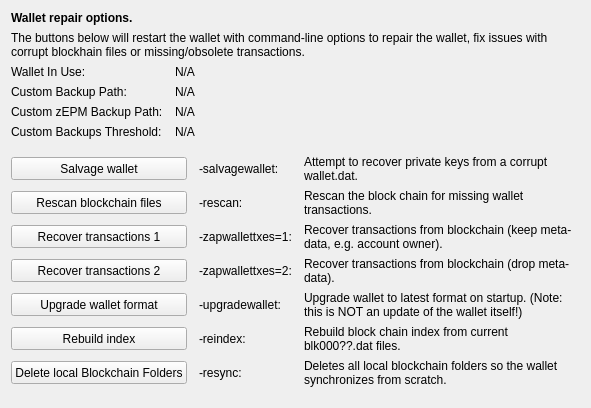
     <widget class="QWidget" name="tab_repair">
      <attribute name="title">
       <string>&amp;Wallet Repair</string>
      </attribute>
      <layout class="QGridLayout" name="gridLayout_4" columnstretch="0,0,0,0">
       <property name="horizontalSpacing">
        <number>12</number>
       </property>
       <item row="0" column="0" colspan="4">
        <widget class="QLabel" name="label_repair_header">
         <property name="font">
          <font>
           <weight>75</weight>
           <bold>true</bold>
          </font>
         </property>
         <property name="text">
          <string>Wallet repair options.</string>
         </property>
        </widget>
       </item>
       <item row="1" column="0" colspan="4">
        <widget class="QLabel" name="label_repair_helptext">
         <property name="font">
          <font>
           <weight>50</weight>
           <bold>false</bold>
          </font>
         </property>
         <property name="text">
          <string>The buttons below will restart the wallet with command-line options to repair the wallet, fix issues with corrupt blockhain files or missing/obsolete transactions.</string>
         </property>
         <property name="wordWrap">
          <bool>true</bool>
         </property>
        </widget>
       </item>
       <item row="2" column="0">
        <widget class="QLabel" name="wallet_path_label">
         <property name="text">
          <string>Wallet In Use:</string>
         </property>
        </widget>
       </item>
       <item row="2" column="1" colspan="3">
        <widget class="QLabel" name="wallet_path">
         <property name="cursor">
          <cursorShape>IBeamCursor</cursorShape>
         </property>
         <property name="text">
          <string>N/A</string>
         </property>
         <property name="textFormat">
          <enum>Qt::PlainText</enum>
         </property>
         <property name="textInteractionFlags">
          <set>Qt::LinksAccessibleByMouse|Qt::TextSelectableByKeyboard|Qt::TextSelectableByMouse</set>
         </property>
        </widget>
       </item>
       <item row="3" column="0">
        <widget class="QLabel" name="wallet_custombackuppath_label">
         <property name="visible">
          <bool>false</bool>
         </property>
         <property name="text">
          <string>Custom Backup Path:</string>
         </property>
        </widget>
       </item>
       <item row="3" column="1" colspan="3">
        <widget class="QLabel" name="wallet_custombackuppath">
         <property name="cursor">
          <cursorShape>IBeamCursor</cursorShape>
         </property>
         <property name="visible">
          <bool>false</bool>
         </property>
         <property name="text">
          <string>N/A</string>
         </property>
         <property name="textFormat">
          <enum>Qt::PlainText</enum>
         </property>
         <property name="textInteractionFlags">
          <set>Qt::LinksAccessibleByMouse|Qt::TextSelectableByKeyboard|Qt::TextSelectableByMouse</set>
         </property>
        </widget>
       </item>
       <item row="4" column="0">
        <widget class="QLabel" name="wallet_customzepmbackuppath_label">
         <property name="visible">
          <bool>false</bool>
         </property>
         <property name="text">
          <string>Custom zEPM Backup Path:</string>
         </property>
        </widget>
       </item>
       <item row="4" column="1" colspan="3">
        <widget class="QLabel" name="wallet_customzepmbackuppath">
         <property name="cursor">
          <cursorShape>IBeamCursor</cursorShape>
         </property>
         <property name="visible">
          <bool>false</bool>
         </property>
         <property name="text">
          <string>N/A</string>
         </property>
         <property name="textFormat">
          <enum>Qt::PlainText</enum>
         </property>
         <property name="textInteractionFlags">
          <set>Qt::LinksAccessibleByMouse|Qt::TextSelectableByKeyboard|Qt::TextSelectableByMouse</set>
         </property>
        </widget>
       </item>
       <item row="5" column="0">
        <widget class="QLabel" name="wallet_custombackupthreshold_label">
         <property name="visible">
          <bool>false</bool>
         </property>
         <property name="text">
          <string>Custom Backups Threshold:</string>
         </property>
        </widget>
       </item>
       <item row="5" column="1" colspan="3">
        <widget class="QLabel" name="wallet_custombackupthreshold">
         <property name="cursor">
          <cursorShape>IBeamCursor</cursorShape>
         </property>
         <property name="visible">
          <bool>false</bool>
         </property>
         <property name="text">
          <string>N/A</string>
         </property>
         <property name="textFormat">
          <enum>Qt::PlainText</enum>
         </property>
         <property name="textInteractionFlags">
          <set>Qt::LinksAccessibleByMouse|Qt::TextSelectableByKeyboard|Qt::TextSelectableByMouse</set>
         </property>
        </widget>
       </item>
       <item row="6" column="0">
        <spacer name="verticalSpacer_repair1">
         <property name="orientation">
          <enum>Qt::Vertical</enum>
         </property>
         <property name="sizeHint" stdset="0">
          <size>
           <width>10</width>
           <height>10</height>
          </size>
         </property>
        </spacer>
       </item>
       <item row="7" column="0" colspan="2">
        <widget class="QPushButton" name="btn_salvagewallet">
         <property name="minimumSize">
          <size>
           <width>100</width>
           <height>23</height>
          </size>
         </property>
         <property name="text">
          <string>Salvage wallet</string>
         </property>
        </widget>
       </item>
       <item row="7" column="2">
        <widget class="QLabel" name="label_repair_salvage_command">
         <property name="text">
          <string notr="true">-salvagewallet:</string>
         </property>
        </widget>
       </item>
       <item row="7" column="3">
        <widget class="QLabel" name="label_repair_salvage">
         <property name="text">
          <string>Attempt to recover private keys from a corrupt wallet.dat.</string>
         </property>
         <property name="wordWrap">
          <bool>true</bool>
         </property>
        </widget>
       </item>
       <item row="8" column="0" colspan="2">
        <widget class="QPushButton" name="btn_rescan">
         <property name="minimumSize">
          <size>
           <width>100</width>
           <height>23</height>
          </size>
         </property>
         <property name="text">
          <string>Rescan blockchain files</string>
         </property>
        </widget>
       </item>
       <item row="8" column="2">
        <widget class="QLabel" name="label_repair_rescan_command">
         <property name="text">
          <string notr="true">-rescan:</string>
         </property>
        </widget>
       </item>
       <item row="8" column="3">
        <widget class="QLabel" name="label_repair_rescan">
         <property name="text">
          <string>Rescan the block chain for missing wallet transactions.</string>
         </property>
         <property name="wordWrap">
          <bool>true</bool>
         </property>
        </widget>
       </item>
       <item row="9" column="0" colspan="2">
        <widget class="QPushButton" name="btn_zapwallettxes1">
         <property name="minimumSize">
          <size>
           <width>100</width>
           <height>23</height>
          </size>
         </property>
         <property name="text">
          <string>Recover transactions 1</string>
         </property>
        </widget>
       </item>
       <item row="9" column="2">
        <widget class="QLabel" name="label_repair_zap1_command">
         <property name="text">
          <string notr="true">-zapwallettxes=1:</string>
         </property>
        </widget>
       </item>
       <item row="9" column="3">
        <widget class="QLabel" name="label_repair_zap1">
         <property name="text">
          <string>Recover transactions from blockchain (keep meta-data, e.g. account owner).</string>
         </property>
         <property name="wordWrap">
          <bool>true</bool>
         </property>
        </widget>
       </item>
       <item row="10" column="0" colspan="2">
        <widget class="QPushButton" name="btn_zapwallettxes2">
         <property name="minimumSize">
          <size>
           <width>100</width>
           <height>23</height>
          </size>
         </property>
         <property name="text">
          <string>Recover transactions 2</string>
         </property>
        </widget>
       </item>
       <item row="10" column="2">
        <widget class="QLabel" name="label_repair_zap2_command">
         <property name="text">
          <string notr="true">-zapwallettxes=2:</string>
         </property>
        </widget>
       </item>
       <item row="10" column="3">
        <widget class="QLabel" name="label_repair_zap2">
         <property name="text">
          <string>Recover transactions from blockchain (drop meta-data).</string>
         </property>
         <property name="wordWrap">
          <bool>true</bool>
         </property>
        </widget>
       </item>
       <item row="11" column="0" colspan="2">
        <widget class="QPushButton" name="btn_upgradewallet">
         <property name="minimumSize">
          <size>
           <width>100</width>
           <height>23</height>
          </size>
         </property>
         <property name="text">
          <string>Upgrade wallet format</string>
         </property>
        </widget>
       </item>
       <item row="11" column="2">
        <widget class="QLabel" name="label_repair_upgrade_command">
         <property name="text">
          <string notr="true">-upgradewallet:</string>
         </property>
        </widget>
       </item>
       <item row="11" column="3">
        <widget class="QLabel" name="label_repair_upgrade">
         <property name="text">
          <string>Upgrade wallet to latest format on startup. (Note: this is NOT an update of the wallet itself!)</string>
         </property>
         <property name="wordWrap">
          <bool>true</bool>
         </property>
        </widget>
       </item>
       <item row="12" column="0" colspan="2">
        <widget class="QPushButton" name="btn_reindex">
         <property name="minimumSize">
          <size>
           <width>100</width>
           <height>23</height>
          </size>
         </property>
         <property name="text">
          <string>Rebuild index</string>
         </property>
        </widget>
       </item>
       <item row="12" column="2">
        <widget class="QLabel" name="label_repair_reindex_command">
         <property name="text">
          <string notr="true">-reindex:</string>
         </property>
        </widget>
       </item>
       <item row="12" column="3">
        <widget class="QLabel" name="label_repair_reindex">
         <property name="text">
          <string>Rebuild block chain index from current blk000??.dat files.</string>
         </property>
         <property name="wordWrap">
          <bool>true</bool>
         </property>
        </widget>
       </item>
       <item row="13" column="0" colspan="2">
        <widget class="QPushButton" name="btn_resync">
         <property name="minimumSize">
          <size>
           <width>100</width>
           <height>23</height>
          </size>
         </property>
         <property name="text">
          <string>Delete local Blockchain Folders</string>
         </property>
        </widget>
       </item>
       <item row="13" column="2">
        <widget class="QLabel" name="label_repair_resync_command">
         <property name="text">
          <string>-resync:</string>
         </property>
        </widget>
       </item>
       <item row="13" column="3">
        <widget class="QLabel" name="label_repair_resync">
         <property name="text">
          <string>Deletes all local blockchain folders so the wallet synchronizes from scratch.</string>
         </property>
         <property name="wordWrap">
          <bool>true</bool>
         </property>
        </widget>
       </item>
       <item row="14" column="0">
        <spacer name="verticalSpacer_repair2">
         <property name="orientation">
          <enum>Qt::Vertical</enum>
         </property>
         <property name="sizeHint" stdset="0">
          <size>
           <width>20</width>
           <height>10</height>
          </size>
         </property>
        </spacer>
       </item>
      </layout>
     </widget>
